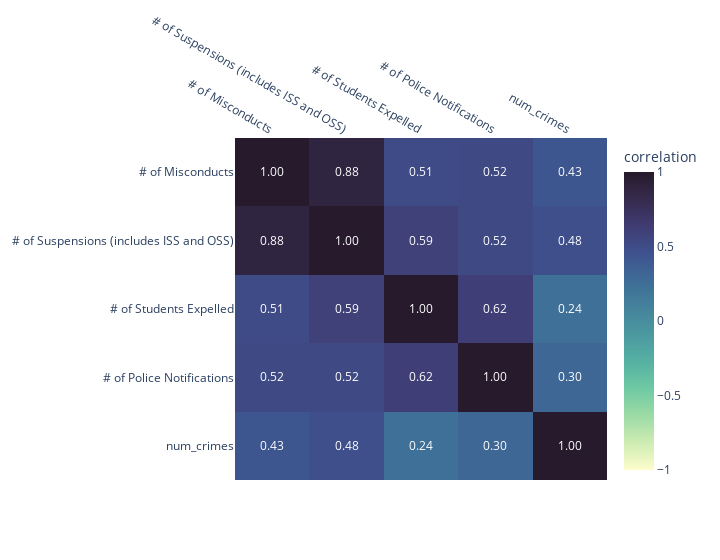

Notebook code cell kept with this figure:
### Code cell
# Correlation between crimes and school incidents
import plotly.express as px

fig = px.imshow(
    miscon_crimes.corr(),
    color_continuous_scale = 'deep',
    range_color = [-1,1],
    labels=dict(color='correlation'),
    width=720,
    height=560,
    text_auto = '.2f',
    aspect='auto'
)

fig.update_xaxes(side='top')
fig.show()

### Figure 1 — Plotly figure (JSON) as saved in the notebook; plotly's stock layout.template omitted (floating-point values rounded to 4 significant figures)
{"data": [{"coloraxis": "coloraxis", "hovertemplate": "x: %{x}<br>y: %{y}<br>correlation: %{z}<extra></extra>", "name": "0", "texttemplate": "%{z:.2f}", "type": "heatmap", "x": ["# of Misconducts", "# of Suspensions (includes ISS and OSS)", "# of Students Expelled", "# of Police Notifications", "num_crimes"], "xaxis": "x", "y": ["# of Misconducts", "# of Suspensions (includes ISS and OSS)", "# of Students Expelled", "# of Police Notifications", "num_crimes"], "yaxis": "y", "z": [[1, 0.885, 0.5093, 0.5222, 0.4299], [0.885, 1, 0.5944, 0.5207, 0.4813], [0.5093, 0.5944, 1, 0.6173, 0.2419], [0.5222, 0.5207, 0.6173, 1, 0.3043], [0.4299, 0.4813, 0.2419, 0.3043, 1]]}], "layout": {"coloraxis": {"cmax": 1, "cmin": -1, "colorbar": {"title": {"text": "correlation"}}, "colorscale": [[0, "rgb(253, 253, 204)"], [0.09091, "rgb(206, 236, 179)"], [0.1818, "rgb(156, 219, 165)"], [0.2727, "rgb(111, 201, 163)"], [0.3636, "rgb(86, 177, 163)"], [0.4545, "rgb(76, 153, 160)"], [0.5455, "rgb(68, 130, 155)"], [0.6364, "rgb(62, 108, 150)"], [0.7273, "rgb(62, 82, 143)"], [0.8182, "rgb(64, 60, 115)"], [0.9091, "rgb(54, 43, 77)"], [1, "rgb(39, 26, 44)"]]}, "height": 560, "margin": {"t": 60}, "width": 720, "xaxis": {"anchor": "y", "domain": [0, 1], "side": "top"}, "yaxis": {"anchor": "x", "autorange": "reversed", "domain": [0, 1]}}}
